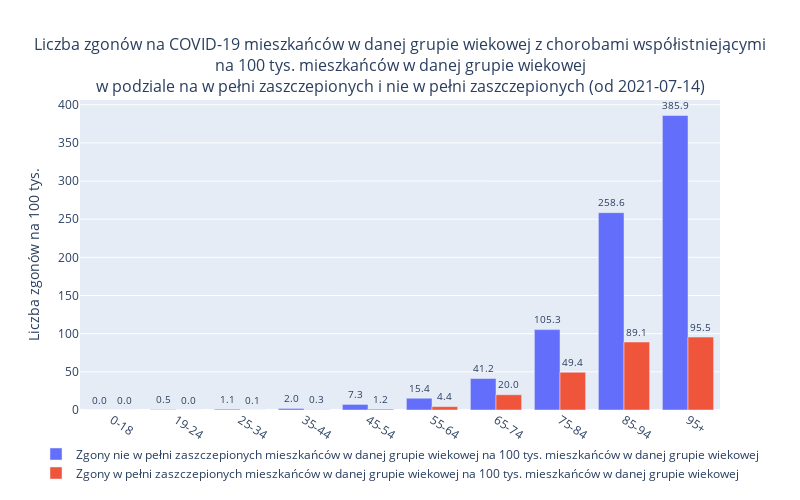

The cell this chart's notebook holds for it:
### Code cell
x_col = "Grupa wiekowa"
title_str = "z chorobami współistniejącymi" #"w Polsce" #"w województwach"
filename_str = "wiek_ogolem_wspol"
denominator_col = "mieszkańców w danej grupie wiekowej"
title = "Liczba zgonów na COVID-19 " + denominator_col + " " + title_str + "<br>na 100 tys. "+ denominator_col +\
        "<br>w podziale na w pełni zaszczepionych i nie w pełni zaszczepionych (od " + str(from_date) + ")"
df_to_plot = df_wspol[:-1].fillna(0)

plot_df2(
    x_col=x_col, 
    denominator_col=denominator_col, 
    title=title , 
    filename_str=filename_str,  
    from_date = from_date, 
    df = df_to_plot, 
    image_dir = basiw.image_dir
    )

### Figure 1 — Plotly figure (JSON) as saved in the notebook; plotly's stock layout.template omitted (floating-point values rounded to 4 significant figures)
{"data": [{"name": "Zgony nie w pełni zaszczepionych mieszkańców w danej grupie wiekowej na 100 tys. mieszkańców w danej grupie wiekowej", "offsetgroup": "1", "text": [0.04342, 0.5019, 1.097, 2.049, 7.307, 15.44, 41.23, 105.3, 258.6, 385.9], "textposition": "outside", "texttemplate": "%{text:2.1f}", "type": "bar", "x": ["0-18", "19-24", "25-34", "35-44", "45-54", "55-64", "65-74", "75-84", "85-94", "95+"], "y": [0.04342, 0.5019, 1.097, 2.049, 7.307, 15.44, 41.23, 105.3, 258.6, 385.9]}, {"name": "Zgony w pełni zaszczepionych mieszkańców w danej grupie wiekowej na 100 tys. mieszkańców w danej grupie wiekowej", "offsetgroup": "2", "text": [0, 0.04182, 0.05578, 0.2786, 1.169, 4.428, 19.97, 49.42, 89.1, 95.52], "textposition": "outside", "texttemplate": "%{text:2.1f}", "type": "bar", "x": ["0-18", "19-24", "25-34", "35-44", "45-54", "55-64", "65-74", "75-84", "85-94", "95+"], "y": [0, 0.04182, 0.05578, 0.2786, 1.169, 4.428, 19.97, 49.42, 89.1, 95.52]}], "layout": {"barmode": "group", "height": 500, "legend": {"title": {"text": ""}, "x": 0.5, "xanchor": "center", "y": -0.25}, "title": {"font": {"size": 16}, "text": "Liczba zgonów na COVID-19 mieszkańców w danej grupie wiekowej z chorobami współistniejącymi<br>na 100 tys. mieszkańców w danej grupie wiekowej<br>w podziale na w pełni zaszczepionych i nie w pełni zaszczepionych (od 2021-07-14)", "x": 0.5, "xanchor": "center"}, "uniformtext": {"minsize": 6, "mode": "show"}, "width": 800, "xaxis": {"tickangle": 33}, "yaxis": {"title": {"text": "Liczba zgonów na 100 tys."}}}}
